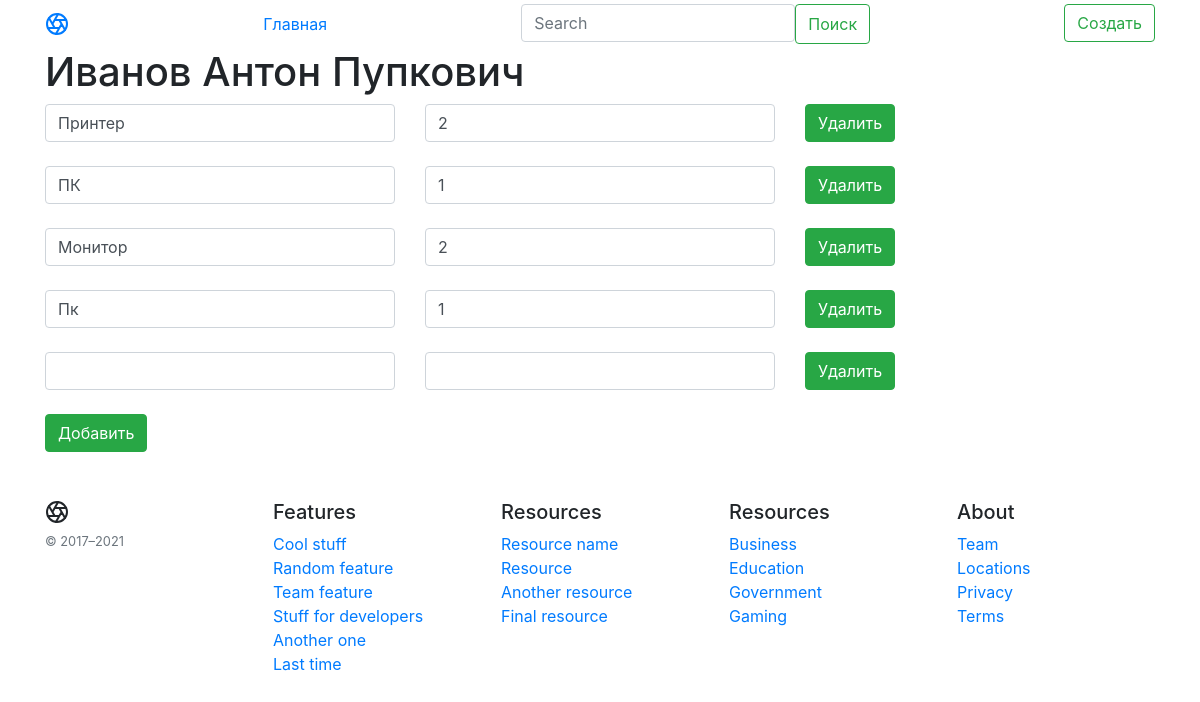
/inventory/14, run on an earlier commit of the app's database.
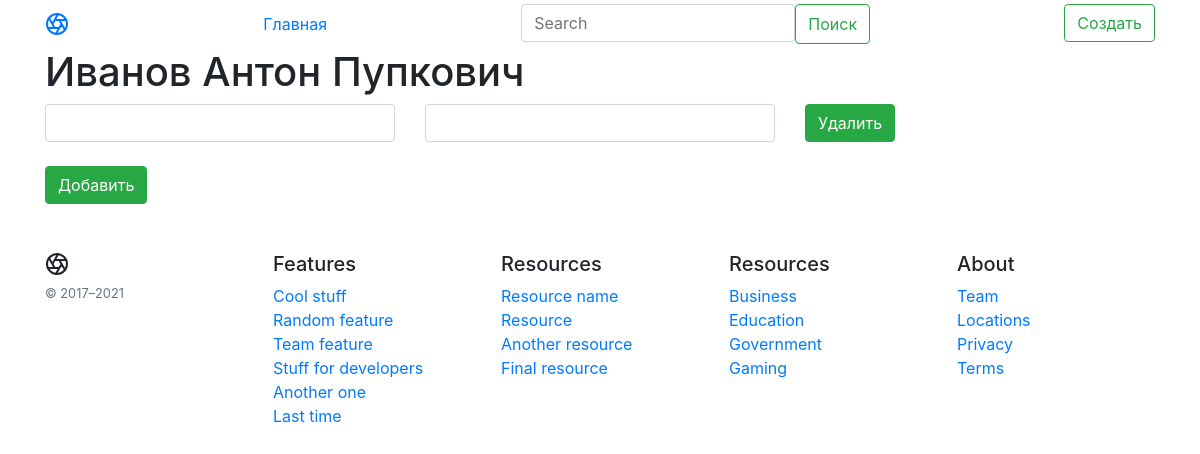
And on a later commit of the database.
### main.py (models this page shows, shortened)
class Equipment(db.Model):
    id = db.Column(db.Integer, primary_key=True)
    eq = db.Column(db.String(100), nullable=False)
    col = db.Column(db.Integer, nullable=False)
    user_id = db.Column(db.Integer, db.ForeignKey('article.id'))

### main.py (the view)
@app.route('/inventory/<int:id>')
def equip(id):
    article = Article.query.get(id)
    equipment = Equipment.query.all()
    return render_template("eq.html", article=int(article.id), equipment=equipment, name=article)

### templates/eq.html (shortened to what this page needs)
{% extends 'base.html' %}
{% block body %}
<div class="container">
    <h1>{{ name.title }}</h1>
    {% for el in equipment %}
    {% if el.user_id == article %}
    <form action="/inventory/{{ name.id }}/{{ el.id }}/updateeq" method="POST">
        <div class="row">
            <div class="col"><input type="text" name="eq" id="eq" class="form-control" value="{{ el.eq }}">
            </div>
            <div class="col">
                <input name="col" id="col" class="form-control" value="{{ el.col }}">
            </div>
            <div class="col">
                <a href="/inventory/{{ name.id }}/{{ el.id }}/deleteeq" class="btn btn-success">Удалить</a>
            </div>
        </div>
        <br>
        {% endif %}
        {% endfor %}
    </form>
    <form action="/inventory/{{ name.id }}/{{ equipment[-1].id+1 }}/new/{{ equipment[-1].id }}" method="POST">
        <div class="row">
            <div class="col"><input type="text" name="eq_id" id="eq_id" class="form-control"></div>
            <div class="col"><input name="col_id" id="col_id" class="form-control"></div>
            <div class="col"><a href="/inventory/{{ name.id }}/{{ equipment[-1].id }}/deleteeq" class="btn btn-success">Удалить</a>
            </div>
        </div>
        <br>
        <button type="submit" class="btn btn-success">Добавить</button>
    </form>
</div>
{% endblock %}

What changed in the data, as far as the page shows it:
removed Equipment: eq "Принтер", col "2"
removed Equipment: eq "ПК", col "1"
removed Equipment: eq "Монитор", col "2"
removed Equipment: eq "Пк", col "1"
